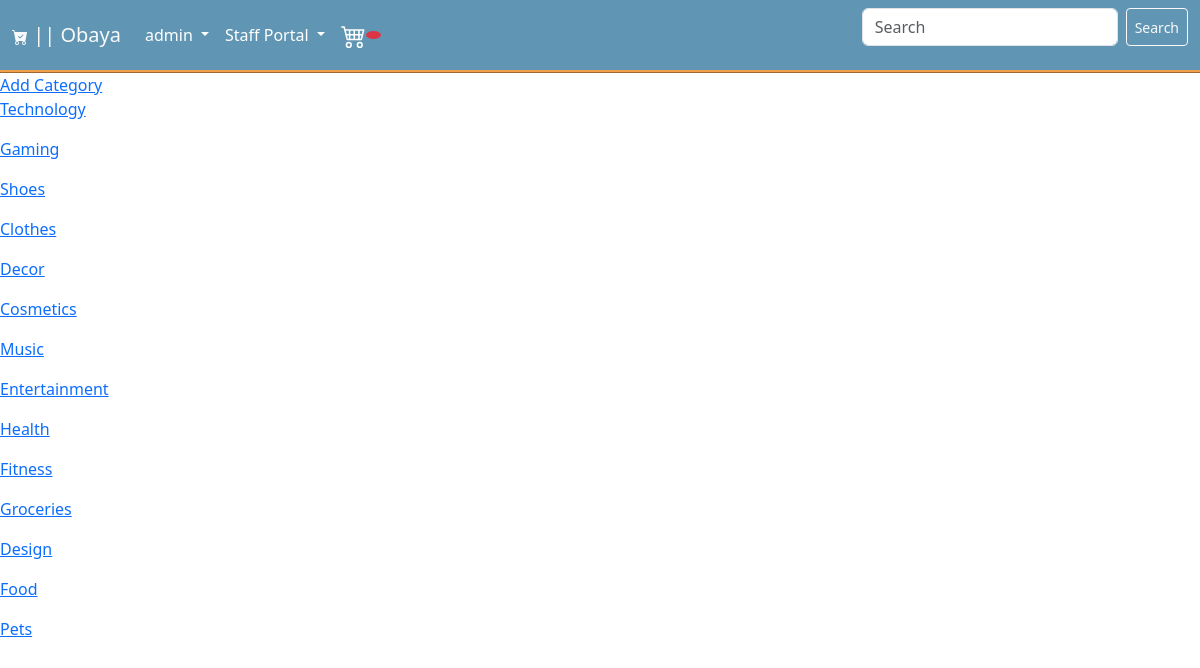
/categories/ (signed in), run on the app's committed database.
### store/models.py (models this page shows, shortened)
class Categories(models.Model):
    name = models.CharField(max_length=225, null=True)

### store/views.py (the view)
# urls.py: path("categories/", Category.as_view(), name="categories"),
class Category(ListView):
    model = Categories
    template_name = 'categories.html'
    context_object_name = 'categories'

### store/templates/categories.html (shortened to what this page needs)
{% extends 'base.html' %}
{% block content %}
<div class="row">
    <div><a href="{% url 'add_category' %}">Add Category</a></div>
    {% for category in categories %}
        <ul>
            <li><a href="{% url 'category_detail' category.pk %}" >{{category.name}}</a></li>
        </ul>
    {% endfor %}
</div>
{% endblock %}

### store/templates/base.html (shortened to what this page needs)
{% load static %}
{% load bootstrap5 %}
{% bootstrap_css %}
<!DOCTYPE html>
<html lang="en">
<head>
    <link rel="stylesheet" type="text/css" href="{% static 'css/base.css' %}">
</head>
<body>
    <nav class="navbar navbar-expand-lg bg-secondary">
        <div class="container-fluid">
          <a class="navbar-brand text-light" href="{% url 'store' %}"> || Obaya</a>
          <div class="collapse navbar-collapse" id="navbarSupportedContent">
            <ul class="navbar-nav me-auto mb-2 mb-lg-0">
              <li class="nav-item dropdown">
                {% if user.is_authenticated%}
                    <a class="nav-link dropdown-toggle" href="#" role="button" data-bs-toggle="dropdown" aria-expanded="false">
                      {{user.username}}
                    </a>
                {% endif %}
              </li>
              <li class="nav-item dropdown">
                {% if user.is_authenticated and user.is_staff%}
                    <a class="nav-link dropdown-toggle" href="#" role="button" data-bs-toggle="dropdown" aria-expanded="false">
                      Staff Portal
                    </a>
                {% endif %}
              </li>
              <li class="nav-item">
                <a class="nav-link" href=" {% url 'cart' %} "><small class='badge bg-danger rounded-circle'id='cart-badge'>
                </small></a>
              </li>
            </ul>
            <form class="d-flex" method="GET" action="{% url 'store' %}">
              <input class="form-control me-2" type="search" placeholder="Search" aria-label="Search" name="q" style='width:16rem;'>
              <button class="btn btn-sm btn-outline-light text-light" type="submit">Search</button>
            </form>
          </div>
        </div>
    </nav>
{% block content %}
{% endblock content %}
</body>
</html>

### static/css/base.css (style rules this page uses)
body { background-color: #fff; }
.navbar { background-color: #6096B4 !important; border-bottom-style: ridge; border-bottom-color: #F0A04B; }
.navbar ul li a { color: #fff !important; }

### data on the page
Categories: name "Technology"
Categories: name "Gaming"
Categories: name "Shoes"
Categories: name "Clothes"
Categories: name "Decor"
Categories: name "Cosmetics"
Categories: name "Music"
Categories: name "Entertainment"
Categories: name "Health"
Categories: name "Fitness"
Categories: name "Groceries"
Categories: name "Design"
Categories: name "Food"
Categories: name "Pets"

### other printed values
{{ user.username }} "admin"
